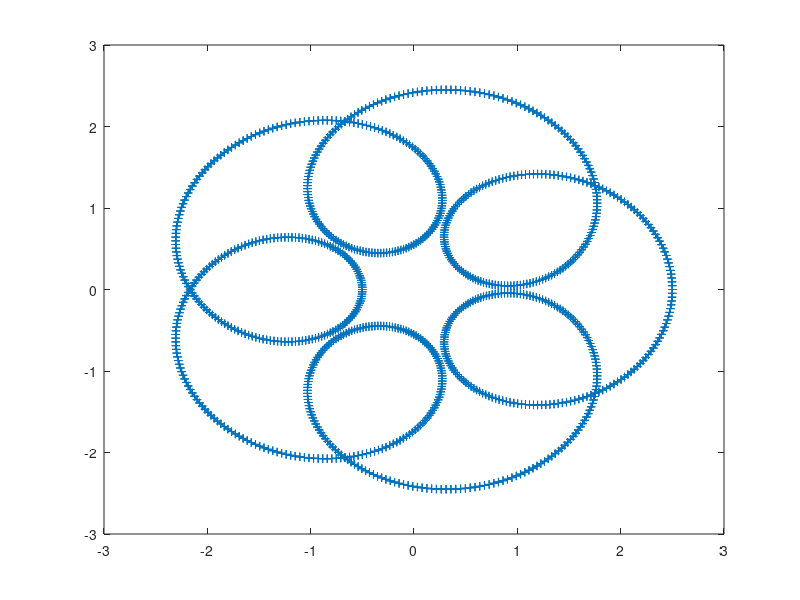
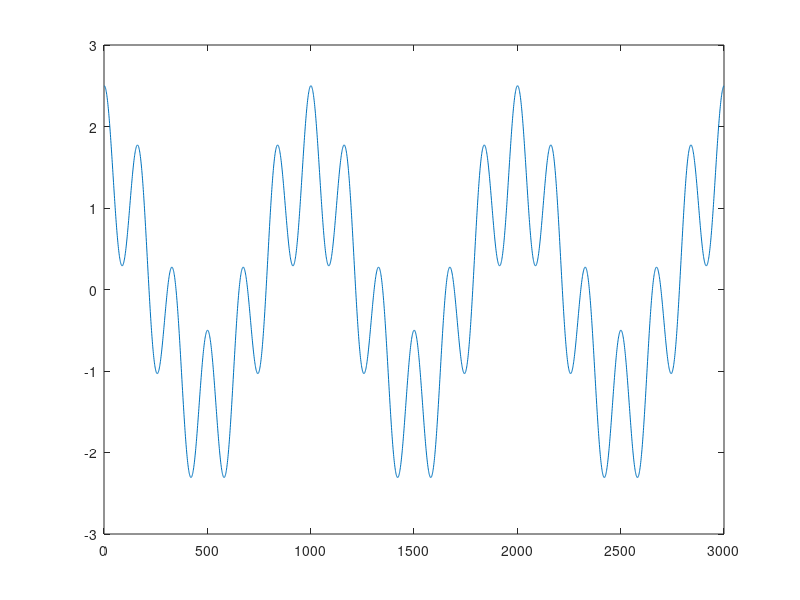

The MATLAB source for these figures, in order: (Note: this script raises an error after producing the figures.)
clc
clear
close all

Fs = 10e3;
Ts = 1/Fs;
T_max = 0.3;
t= 0:Ts:T_max-Ts;                   % 10 seconds @ 1kHz sample rate
f0 = 5;
f1 = 150;
a = linspace(2,0.5,length(t));
% y = a.*chirp(t,f0,T_max,f1) + 0.0*randn(1,length(t));

a1 = 1.5; a2 = 1;
y = a1*cos(2*pi*10*t) + a2*cos(2*pi*60*t) + 0.0000*randn(1,length(t));
Hy = a1*sin(2*pi*10*t) + a2*sin(2*pi*60*t);
f_max = 60;
figure
plot(y,Hy,'-+')
drawnow

figure
plot(y)

InitialPoints = 4;
PointsStep = 1;
UpperLimit = 10;
PlotMode = 1;

[IF_interp, phi_interp, phi_unwrapped, x, Hx, r, phi, x0, Hx0, m_star, M] = cpt(y, InitialPoints, UpperLimit, PointsStep, Ts, PlotMode,f_max);
% N_imfs = 3;
% [C r_approx IF_interp phi_interp phi_unwrapped m_star, M] = CPT_EMD_rework(N_imfs, y, InitialPoints, UpperLimit, PointsStep, Ts, PlotMode);

% figure
% plot(t,C,t,y)
% 
% figure
% plot(t,sum(C,1))

figure
ax(1) = subplot(211);
plot(t,x,t,y)
legend('x','y')

ax(2) = subplot(212);
plot(t,M,'.')

linkaxes(ax,'x')
